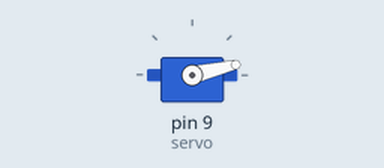
This sketch was run on a simulated Arduino Uno, built with avr-gcc and run on an emulated ATmega328P. On the bench: servo.

Above: at 0.05 s.
At 1.25 s:
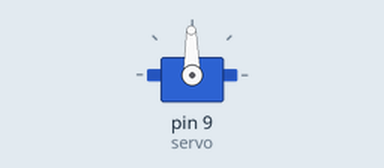
At 2.45 s:
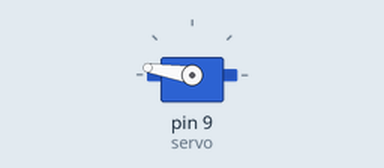
At 4.9 s:
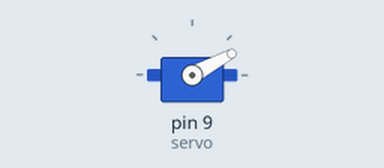
Timing chart, 0 to 6.9 s (numbered marks = the images above):
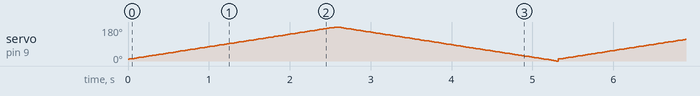

The sketch:

241008_6_servo_1.ino
```cpp
#include <Servo.h>

Servo servo;

int pos = 0;

void setup() {
  // put your setup code here, to run once:
  Serial.begin(9600);
  servo.attach(9);
}

void loop() {
  // put your main code here, to run repeatedly:
  for(pos = 10; pos <= 180; pos++) {
    servo.write(pos);
    delay(15);
  }

  // servo.write(0);
  // delay(15);
  for(pos = 180; pos >= 0; pos--) {
    servo.write(pos);
    delay(15);
  }
}
```
